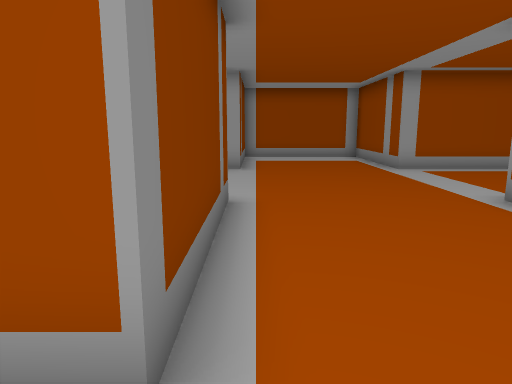
view 1 (above)

12 first-person views from a walk through a scene from a Unity 3-D project. The camera is 1.3 m above the floor, tilts 10° down and sees 70° across. The floor is counted in squares, 1 m on a side. Each view is taken from the middle of a square. On the plan, view 1 faces up. The plan holds only what a view shows up to about 15 squares ahead; the rest is blank. The place goes on beyond the plan. The player character is not drawn. Some animated figures are left out. Door leaves are left out, so doorways stand open. Some surface patterns are stand-ins.

view 2
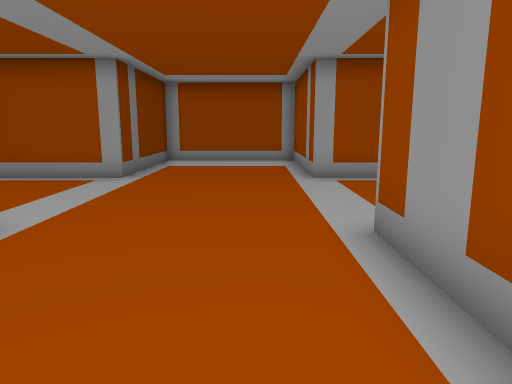

view 3
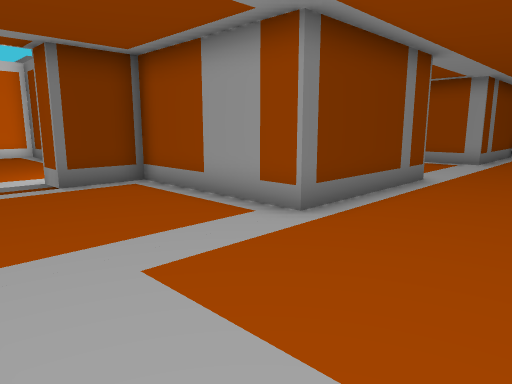

view 4
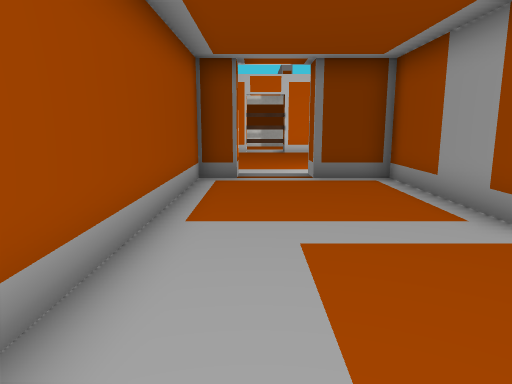

view 5
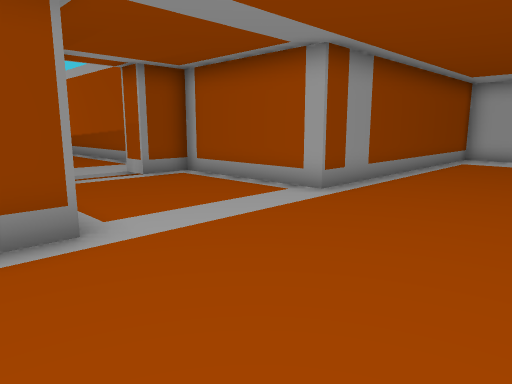

view 6
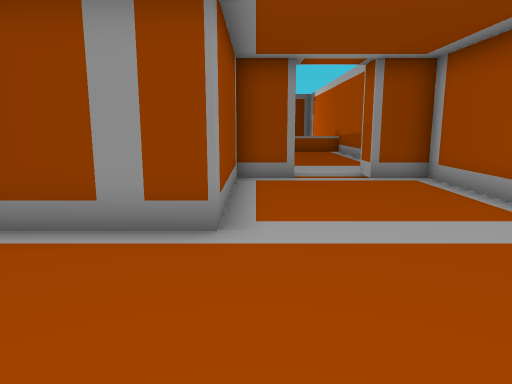

view 7
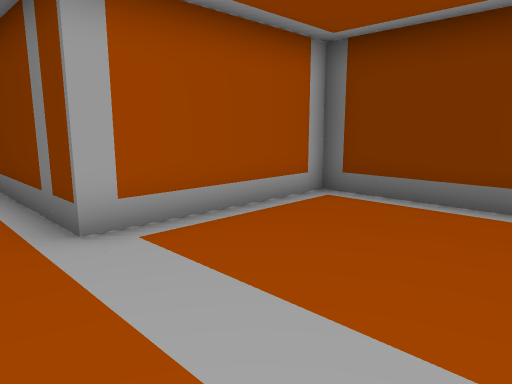

view 8
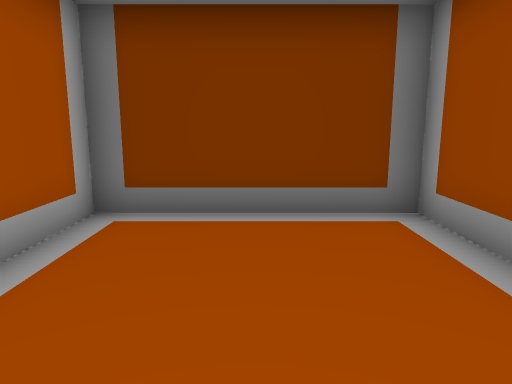

view 9
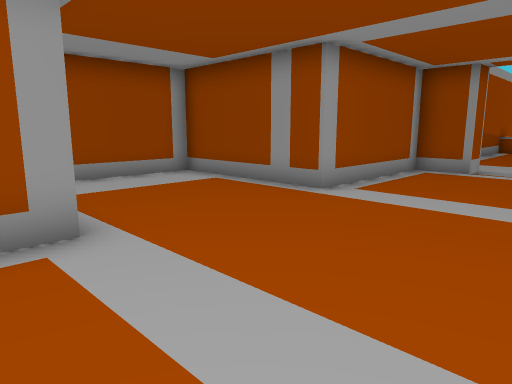

view 10
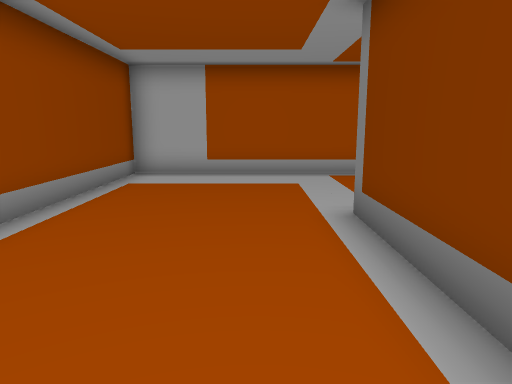

view 11
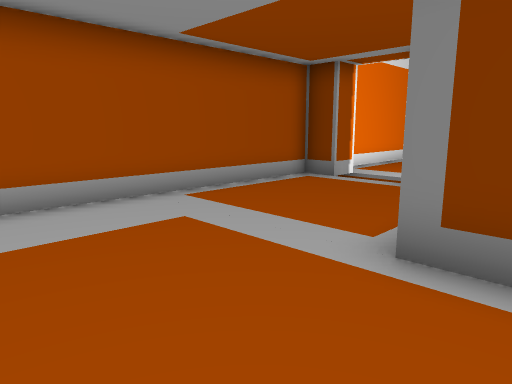

view 12
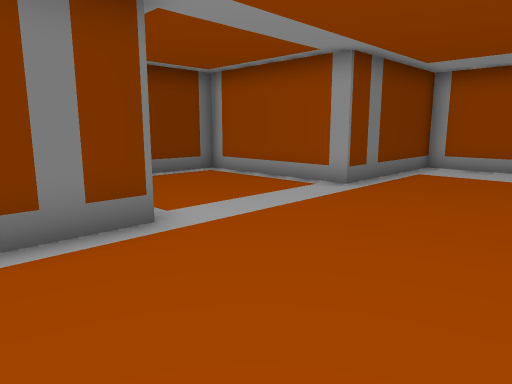

### Floor plan
Points are (right, up) in squares from view 1. A wall is a line through its corners. A room is listed if a view was taken in it or the views show most of it. See-through windows are left out.
Room 1 (views 1, 2, 3, 4, 5, 6, 7, 8, 9, 10, 11, 12)
walls: (9.5, 10) (9.5, 11.5) (4.5, 11.5) (4.5, 16.5) (-0.5, 16.5) (-0.5, 11.5) (-5.5, 11.5) (-5.5, 6.5) (-0.5, 6.5) (-0.5, 1.5) (-5.5, 1.5) (-5.5, -0.5); (-5.5, -2.5) (-5.5, -3.5) (4.5, -3.5) (4.5, 6.5) (9.5, 6.5) (9.5, 8)
ways out: open door at (-6, -1.5); open door at (10, 9)

Positions as (right, up) in squares from view 1, and headings:
1: (0, 0), facing up
2: (3, 2), facing up
3: (3, -3), facing up-left
4: (4, -2), facing left
5: (0, 13), facing down-right
6: (0, 11), facing right
7: (1, 11), facing down-left
8: (0, 9), facing left
9: (-2, 7), facing up-right
10: (1, 7), facing down
11: (3, 3), facing down-left
12: (4, 4), facing up-left
